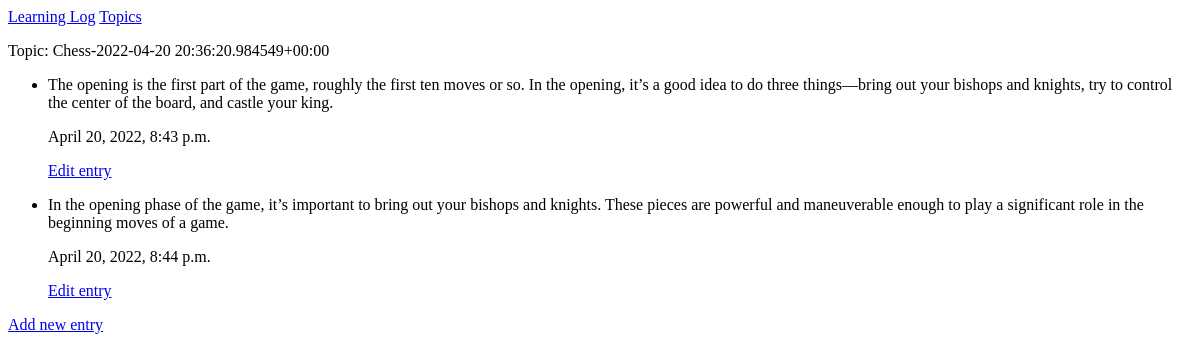
Page /topics/1/ on the earlier database version.
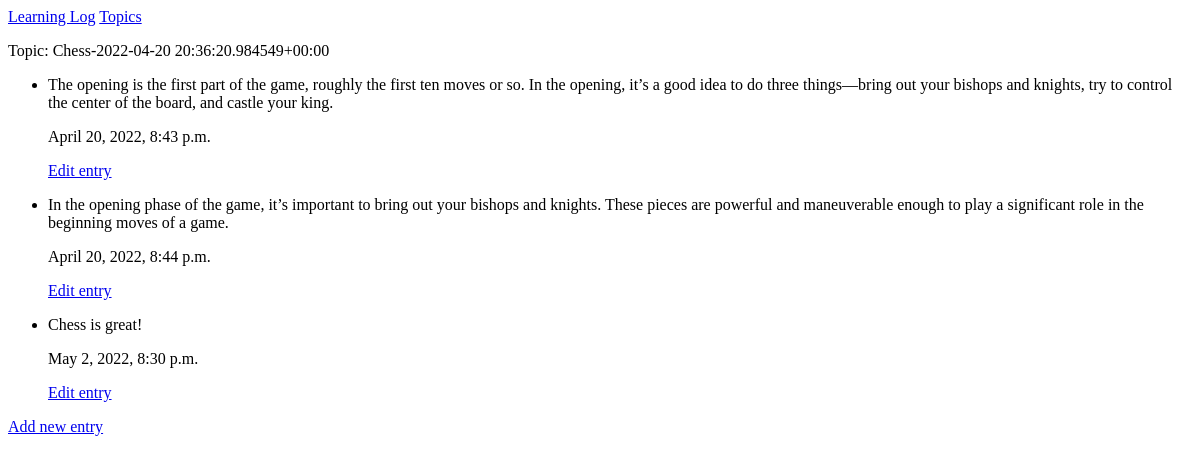
Same page on the later database version.
### MainApp/models.py (models this page shows, shortened)
class Topic(models.Model):
    text = models.CharField(max_length = 200)
    date_added = models.DateTimeField(auto_now_add = True)
    def __str__(self):
        return self.text + '-' + str(self.date_added)

class Entry(models.Model):
    topic = models.ForeignKey(Topic, on_delete = models.CASCADE)
    text = models.TextField()
    date_added = models.DateTimeField(auto_now_add = True)

### MainApp/views.py (the view)
# urls.py: path('topics/<int:topic_id>/',views.topic, name='topic'),
def topic(request, topic_id):
    topic = Topic.objects.get(id=topic_id)
    entries = topic.entry_set.order_by('date_added')
    context = {'topic':topic,'entries':entries}
    return render(request, 'MainApp/topic.html', context)

### MainApp/templates/mainapp/topic.html
{% extends "MainApp/base.html" %}
{% block content %}
<p>
    Topic: {{ topic }}
</p>
<ul>
    {% for e in entries %}
    <li>
        <p> {{ e.text }}</p>
        <p> {{ e.date_added }}</p>
        <p><a href="{% url 'MainApp:edit_entry' e.id %}">Edit entry</a></p>
    </li>
    {% empty %}
    <li> There are no entries for this topic yet. </li>
    {% endfor %}
</ul>
<p><a href="{% url 'MainApp:new_entry' topic.id %}">Add new entry</a></p>
{% endblock content%}

### MainApp/templates/mainapp/base.html
<p>
    <a href="{% url 'MainApp:index' %}">Learning Log</a>
    <a href="{% url 'MainApp:topics' %}">Topics</a>
</p>
{% block content %}
{% endblock content %}

Differences in the rows shown:
added Entry: text "Chess is great!", date_added "May 2, 2022, 8:30 p.m."
